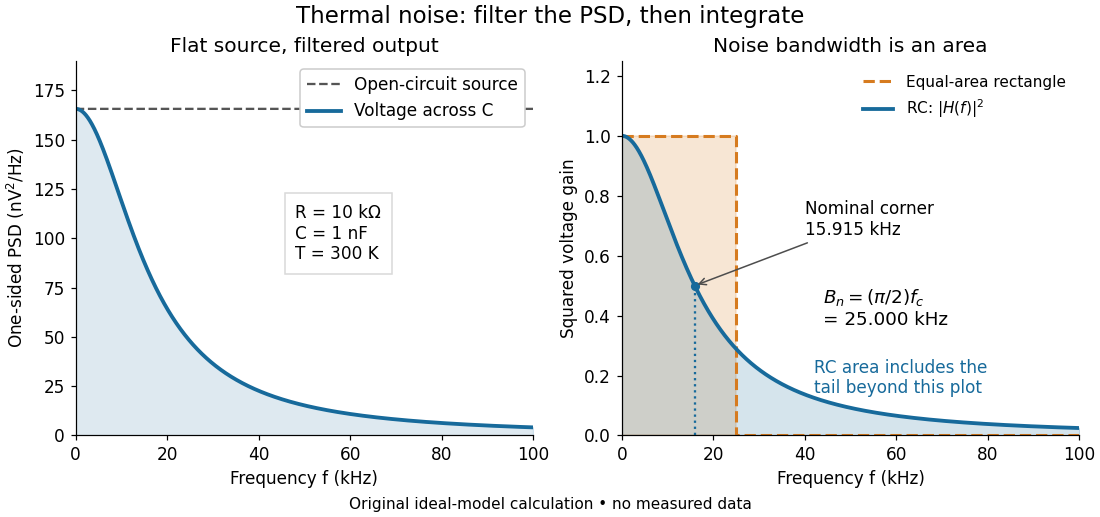

Here is the Python script that generated this plot:
"""Original ideal resistor-noise spectra; Python 3.14, NumPy 2.3, Matplotlib 3.10.

Run from _media; writes this script's basename with a .png extension.
"""
from pathlib import Path

import matplotlib.pyplot as plt
import numpy as np


def main():
    k_b, temperature, resistance, capacitance = 1.380649e-23, 300, 1e4, 1e-9
    corner = 1 / (2 * np.pi * resistance * capacitance)
    bandwidth = 1 / (4 * resistance * capacitance)
    frequency = np.linspace(0, 100e3, 2500)
    response = 1 / (1 + (frequency / corner) ** 2)
    spectrum = 4 * k_b * temperature * resistance
    plt.rcParams.update({"font.size": 11, "axes.spines.top": False,
                         "axes.spines.right": False})
    fig, axes = plt.subplots(1, 2, figsize=(10, 4.7), layout="constrained")
    fig.patch.set_facecolor("white")
    ax = axes[0]
    ax.plot(frequency / 1e3, np.full_like(frequency, spectrum * 1e18),
            color="#555555", linestyle="--", label="Open-circuit source")
    ax.plot(frequency / 1e3, spectrum * response * 1e18, color="#176a9b",
            linewidth=2.5, label="Voltage across C")
    ax.fill_between(frequency / 1e3, spectrum * response * 1e18,
                    color="#176a9b", alpha=.14)
    ax.set(xlabel="Frequency f (kHz)", ylabel=r"One-sided PSD ($\mathrm{nV^2/Hz}$)",
           title="Flat source, filtered output", xlim=(0, 100), ylim=(0, 190))
    ax.legend(loc="upper right", frameon=True, facecolor="white", framealpha=1)
    ax.text(.48, .47, "R = 10 kΩ\nC = 1 nF\nT = 300 K", transform=ax.transAxes,
            bbox={"facecolor": "white", "edgecolor": ".85", "pad": 7})
    ax = axes[1]
    ax.fill_between([0, bandwidth / 1e3], [1, 1], color="#d67b1f", alpha=.19)
    ax.plot([0, bandwidth / 1e3, bandwidth / 1e3, 100], [1, 1, 0, 0],
            color="#d67b1f", linestyle="--", linewidth=2, label="Equal-area rectangle")
    ax.fill_between(frequency / 1e3, response, color="#176a9b", alpha=.18)
    ax.plot(frequency / 1e3, response, color="#176a9b", linewidth=2.5,
            label=r"RC: $|H(f)|^2$")
    ax.axvline(corner / 1e3, ymax=.5 / 1.25, color="#176a9b", linestyle=":")
    ax.scatter([corner / 1e3], [.5], color="#176a9b", s=25)
    ax.annotate("Nominal corner\n15.915 kHz", xy=(corner / 1e3, .5),
                xytext=(40, .67), arrowprops={"arrowstyle": "->", "color": ".3"})
    ax.text(44, .37, r"$B_n=(\pi/2)f_c$" + "\n= 25.000 kHz", fontsize=12)
    ax.text(42, .14, "RC area includes the\ntail beyond this plot", color="#176a9b")
    ax.set(xlabel="Frequency f (kHz)", ylabel="Squared voltage gain",
           title="Noise bandwidth is an area", xlim=(0, 100), ylim=(0, 1.25))
    ax.legend(loc="upper right", frameon=False, fontsize=10)
    fig.suptitle("Thermal noise: filter the PSD, then integrate", fontsize=15)
    fig.supxlabel("Original ideal-model calculation • no measured data", fontsize=10)
    fig.savefig(Path(__file__).stem + ".png", dpi=110, facecolor="white")


if __name__ == "__main__":
    main()
